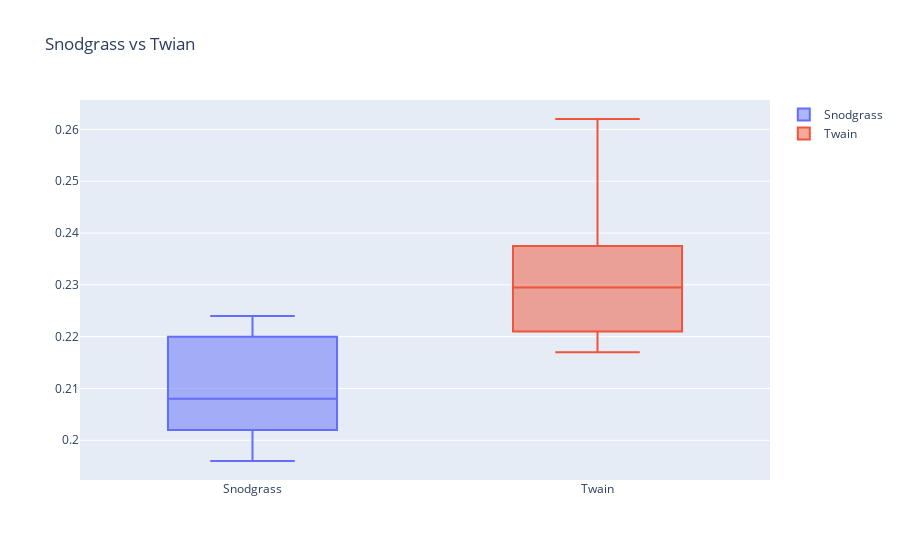

The notebook cell this image was saved under:
### Code cell
data = [go.Box(y=snodgrass, name='Snodgrass', boxpoints='outliers'),
        go.Box(y=twain, name='Twain', boxpoints='outliers')]

layout = go.Layout(title='Snodgrass vs Twian')

fig = go.Figure(data=data, layout=layout)
fig.show()

### Figure 1 — Plotly figure (JSON) as saved in the notebook; plotly's stock layout.template omitted (floating-point values rounded to 4 significant figures)
{"data": [{"boxpoints": "outliers", "name": "Snodgrass", "type": "box", "y": [0.209, 0.205, 0.196, 0.21, 0.202, 0.207, 0.224, 0.223, 0.22, 0.201]}, {"boxpoints": "outliers", "name": "Twain", "type": "box", "y": [0.225, 0.262, 0.217, 0.24, 0.23, 0.229, 0.235, 0.217]}], "layout": {"title": {"text": "Snodgrass vs Twian"}}}
